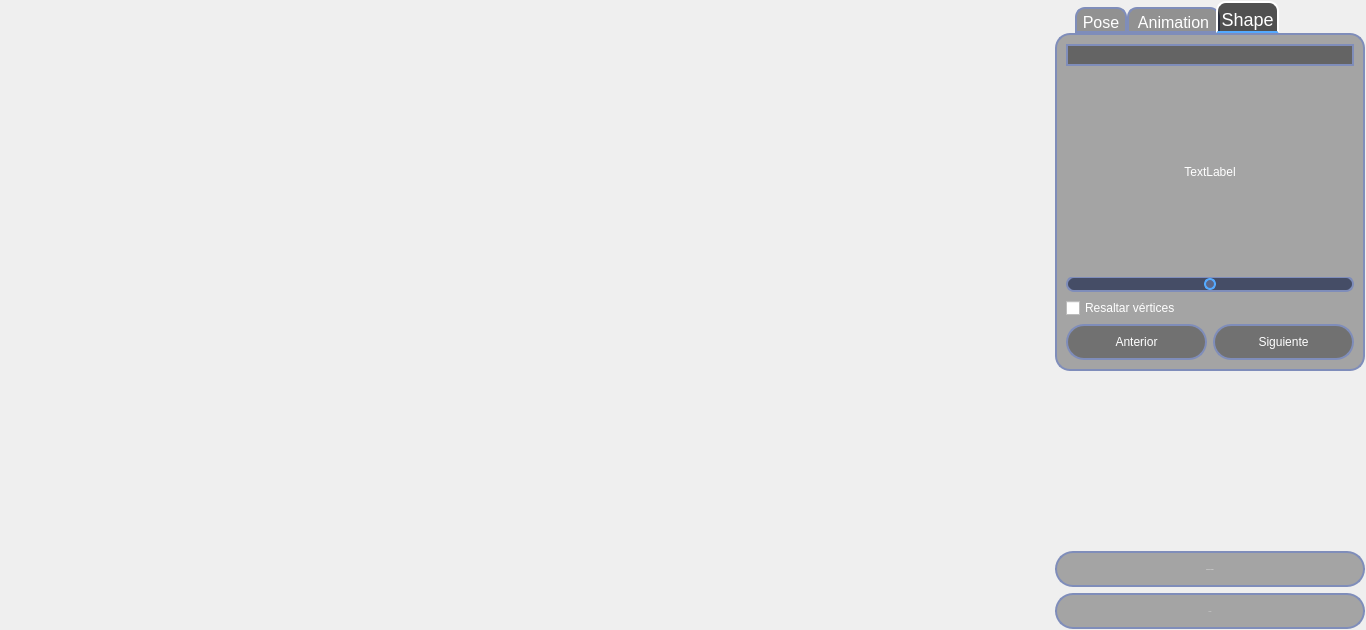
<?xml version="1.0" encoding="UTF-8"?>
<ui version="4.0">
 <class>OnlyMesh</class>
 <widget class="QWidget" name="OnlyMesh">
  <property name="geometry">
   <rect>
    <x>0</x>
    <y>0</y>
    <width>1366</width>
    <height>630</height>
   </rect>
  </property>
  <property name="windowTitle">
   <string>Form</string>
  </property>
  <property name="styleSheet">
   <string notr="true">QLabel {
background-color: none;
color: #FFF;
font: 16px &quot;Open Sans&quot;
}

/* ========================&gt; SLIDERS*/
QSlider {
background-color: none;
color: #FFF;
font: 16px &quot;Open Sans&quot;
}
QSlider::groove:horizontal {
    border: 2px solid rgb(127, 141, 186);
	border-radius: 8px;
    height:8px; /* the groove expands to the size of the slider by default. by giving it a height, it has a fixed size */
    background: rgb(69, 77, 102);
    margin: 2px 0;
	padding:2px;
}
QSlider::handle:horizontal {
    background: rgb(93, 103, 136);
    border: 2px solid rgb(85, 170, 255);
	border-radius: 6px;
    width: 8px;
    margin: -2px 0; /* handle is placed by default on the contents rect of the groove. Expand outside the groove */
}
QSlider::handle:horizontal:hover {
	border-color:rgb(85, 170, 255);
	background-color: rgb(0, 0, 0, 80);	
}

QSlider::handle:horizontal:pressed {
	border-color:rgb(255, 170, 0);
	background-color: rgb(0, 0, 0, 80);
}

/* ========================&gt; PUSH BUTTONS*/
QPushButton{
border-width: 2px;
border-style: solid;
border-color: rgb(127, 141, 186);
border-radius: 18px;
color: #FFF;
background-color:rgb(0, 0, 0, 80);
padding-left: 20px;
padding-right: 20px;
padding-top: 5px;
padding-bottom: 5px;
font: 16px &quot;Open Sans&quot;
}
QPushButton:hover{
border-color:rgb(85, 170, 255);
background-color: rgb(0, 0, 0, 120);
}

QPushButton:pressed{
border-color:rgb(255, 170, 0);
background-color: rgb(0, 0, 0, 150);
}

QPushButton:disabled{
color: rgb(132, 132, 132);
background-color: rgb(0, 0, 0, 180);
}


/* ========================&gt; TABS*/
QTabWidget {
background-color: rgba(0,0,0,80);
color: #FFF;
font: &quot;Open Sans&quot;;  
}
QTabWidget::pane { /* The tab widget frame */
    border: 2px solid rgb(127, 141, 186);
	border-radius: 15px;
	background-color:  rgba(0,0,0,80);
	font: &quot;Open Sans&quot;;
}

QTabWidget::tab-bar {
    left: 20px; /* move to the right by 5px */
	font: &quot;Open Sans&quot;;
}

/* Style the tab using the tab sub-control. Note that
    it reads QTabBar _not_ QTabWidget  Son las pestanas Pose, Animation, Shape*/
QTabBar::tab {
    border: 2px solid rgb(127, 141, 186);
    border-bottom-color:  rgb(127, 141, 186); /* same as the pane color */
    border-top-left-radius: 10px;
    border-top-right-radius: 10px;
    min-width: 8ex;
    padding: 2px;
	padding-bottom: -3px;
	font:14px &quot;Open Sans&quot;;
	color: #FFF;
}

QTabBar::tab:selected, QTabBar::tab:hover {
    background: rgba(0, 0, 0, 170);
}

QTabBar::tab:selected {
    border-color: #FFF;
    border-bottom-color:rgb(85, 170, 255); /* same as pane color */
	/* make use of negative margins for overlapping tabs */
	/* expand/overlap to the left and right by 4px */
	margin-left: -4px;
    margin-right: -4px;
	font-size:18px;
}

QTabBar::tab:!selected {
	background: rgba(0, 0, 0, 100);
    margin-top: 6 px; /* make non-selected tabs look smaller */
	font-size:16px
}

QTabBar::tab:first:selected {
    margin-left: 0; /* the first selected tab has nothing to overlap with on the left */
}

QTabBar::tab:last:selected {
    margin-right: 0; /* the last selected tab has nothing to overlap with on the right */
}

QTabBar::tab:only-one {
    margin: 0; /* if there is only one tab, we don't want overlapping margins */
}


/* ========================&gt; COMBO BOXES*/
QComboBox {
    border: 2px solid rgb(127, 141, 186);
    border-radius: 13px;
    padding: 1px 18px 1px 7px;
    min-width: 6em;
	background-color: rgba(0, 0, 0, 100); 
	color: #FFF;
	font: 14px &quot;Open Sans&quot;
}
QComboBox:on { /* shift the text when the popup opens */
    padding-top: 3px;
    padding-left: 6px;
	border-color:rgb(85, 170, 255);
    background-color:rgba(0, 0, 0,130);
	color: #FFF;
}

QComboBox::drop-down {
    subcontrol-origin: padding;
    subcontrol-position: top right;
    width: 15px;
    border-left-width: 0px;
    border-left-color: rgb(85, 170, 255);
    border-left-style: solid; /* just a single line */
    border-top-right-radius: 3px; /* same radius as the QComboBox */
    border-bottom-right-radius: 3px;
	color: #FFF;
	font: 12px &quot;Open Sans&quot;
}

QComboBox::down-arrow {
    image: url(&quot;images/down-arrow.png&quot;);
	padding-right: 3px;
}

/* shift the arrow when popup is open */
QComboBox::down-arrow:on { 
    image: url(&quot;images/up-arrow.png&quot;); 
   
}

/*Con esto seteo el fondo y la letra de las opciones que se despliegan*/
QComboBox QAbstractItemView {
    border: 2px solid  rgb(85, 170, 255);
    selection-background-color: rgb(0, 132, 198);	
	background-color: rgba(0, 0, 0,70 );
	color: #FFF;
}

/* Sets up scrollbar size, border, color */
QScrollBar:vertical {
border: 1px solid rgb(127, 141, 186);
border-radius: 5px;
background: black;
width: 12px;
/* margin sets up how far the handle can travel*/

margin-left: 0px;
margin-right: 2px;
margin-top: 2px;
margin-bottom: 2px;
/*margin: 0px 0px 0px 0px;*/
}

/* Sets up the color and height of handle */
QScrollBar::handle:vertical {
border: 1px rgb(85, 170, 255);
border-radius: 4px;
width:10px;
background: rgb(127, 141, 186);
min-height: 48px;
}

QScrollBar::handle:vertical:pressed {
	background:qlineargradient(spread:pad, x1:0, y1:0, x2:1, y2:1, stop:0 rgba(0, 170, 255, 255), stop:1 rgba(0, 255, 255, 255));
}

/* This remvoes the bottom button by setting the height to 0px */
QScrollBar::add-line:vertical {
height: 0px;
subcontrol-position: bottom;
subcontrol-origin: margin;
}

/* This remvoes the top button by setting the height to 0px */
QScrollBar::sub-line:vertical {
height: 0px;
subcontrol-position: top;
subcontrol-origin: margin;
}

/* need this to get rid of crosshatching on scrollbar background */
QScrollBar::add-page:vertical, QScrollBar::sub-page:vertical {
background: none;
}






/* ========================&gt; CHECK BOXES*/

QCheckBox{
	background-color: none;
	color: #FFF;
	font: 12px &quot;Open Sans&quot;
}
</string>
  </property>
  <layout class="QHBoxLayout" name="horizontalLayout">
   <property name="spacing">
    <number>6</number>
   </property>
   <property name="leftMargin">
    <number>5</number>
   </property>
   <property name="topMargin">
    <number>1</number>
   </property>
   <property name="rightMargin">
    <number>1</number>
   </property>
   <property name="bottomMargin">
    <number>1</number>
   </property>
   <item>
    <spacer name="horizontalSpacer_2">
     <property name="orientation">
      <enum>Qt::Horizontal</enum>
     </property>
     <property name="sizeType">
      <enum>QSizePolicy::Minimum</enum>
     </property>
     <property name="sizeHint" stdset="0">
      <size>
       <width>10</width>
       <height>20</height>
      </size>
     </property>
    </spacer>
   </item>
   <item>
    <layout class="QVBoxLayout" name="verticalLayout_3">
     <property name="spacing">
      <number>0</number>
     </property>
     <item>
      <spacer name="verticalSpacer_2">
       <property name="orientation">
        <enum>Qt::Vertical</enum>
       </property>
       <property name="sizeHint" stdset="0">
        <size>
         <width>20</width>
         <height>500</height>
        </size>
       </property>
      </spacer>
     </item>
     <item>
      <widget class="QLabel" name="img_label">
       <property name="sizePolicy">
        <sizepolicy hsizetype="Minimum" vsizetype="Minimum">
         <horstretch>0</horstretch>
         <verstretch>0</verstretch>
        </sizepolicy>
       </property>
       <property name="minimumSize">
        <size>
         <width>1000</width>
         <height>563</height>
        </size>
       </property>
       <property name="maximumSize">
        <size>
         <width>16777215</width>
         <height>16777215</height>
        </size>
       </property>
       <property name="text">
        <string/>
       </property>
      </widget>
     </item>
     <item>
      <spacer name="verticalSpacer_3">
       <property name="orientation">
        <enum>Qt::Vertical</enum>
       </property>
       <property name="sizeHint" stdset="0">
        <size>
         <width>20</width>
         <height>500</height>
        </size>
       </property>
      </spacer>
     </item>
    </layout>
   </item>
   <item>
    <spacer name="horizontalSpacer">
     <property name="orientation">
      <enum>Qt::Horizontal</enum>
     </property>
     <property name="sizeType">
      <enum>QSizePolicy::Minimum</enum>
     </property>
     <property name="sizeHint" stdset="0">
      <size>
       <width>10</width>
       <height>20</height>
      </size>
     </property>
    </spacer>
   </item>
   <item>
    <layout class="QVBoxLayout" name="verticalLayout_5">
     <item>
      <widget class="QTabWidget" name="tabWidget_2">
       <property name="minimumSize">
        <size>
         <width>310</width>
         <height>370</height>
        </size>
       </property>
       <property name="maximumSize">
        <size>
         <width>310</width>
         <height>16777215</height>
        </size>
       </property>
       <property name="font">
        <font>
         <pointsize>14</pointsize>
         <weight>50</weight>
         <italic>false</italic>
         <bold>false</bold>
        </font>
       </property>
       <property name="currentIndex">
        <number>2</number>
       </property>
       <widget class="QWidget" name="pose_tab_2">
        <attribute name="title">
         <string>Pose</string>
        </attribute>
        <layout class="QHBoxLayout" name="horizontalLayout_2">
         <property name="spacing">
          <number>0</number>
         </property>
         <property name="leftMargin">
          <number>9</number>
         </property>
         <property name="topMargin">
          <number>9</number>
         </property>
         <property name="rightMargin">
          <number>9</number>
         </property>
         <property name="bottomMargin">
          <number>9</number>
         </property>
         <item>
          <layout class="QVBoxLayout" name="verticalLayout_6">
           <property name="spacing">
            <number>0</number>
           </property>
           <item>
            <widget class="QLabel" name="txt_rotXZ_2">
             <property name="minimumSize">
              <size>
               <width>209</width>
               <height>0</height>
              </size>
             </property>
             <property name="font">
              <font>
               <family>Open Sans</family>
               <pointsize>-1</pointsize>
               <weight>50</weight>
               <italic>false</italic>
               <bold>false</bold>
              </font>
             </property>
             <property name="text">
              <string>Rotar XZ</string>
             </property>
             <property name="alignment">
              <set>Qt::AlignBottom|Qt::AlignHCenter</set>
             </property>
            </widget>
           </item>
           <item>
            <widget class="QSlider" name="rotar_XZ_2">
             <property name="minimum">
              <number>-3141</number>
             </property>
             <property name="maximum">
              <number>3141</number>
             </property>
             <property name="value">
              <number>0</number>
             </property>
             <property name="orientation">
              <enum>Qt::Horizontal</enum>
             </property>
            </widget>
           </item>
           <item>
            <widget class="QLabel" name="txt_rotXY_2">
             <property name="maximumSize">
              <size>
               <width>16777215</width>
               <height>16777215</height>
              </size>
             </property>
             <property name="font">
              <font>
               <family>Open Sans</family>
               <pointsize>-1</pointsize>
               <weight>50</weight>
               <italic>false</italic>
               <bold>false</bold>
              </font>
             </property>
             <property name="text">
              <string>Rotar XY</string>
             </property>
             <property name="alignment">
              <set>Qt::AlignBottom|Qt::AlignHCenter</set>
             </property>
            </widget>
           </item>
           <item>
            <widget class="QSlider" name="rotar_XY_2">
             <property name="minimum">
              <number>-3141</number>
             </property>
             <property name="maximum">
              <number>3141</number>
             </property>
             <property name="value">
              <number>3141</number>
             </property>
             <property name="orientation">
              <enum>Qt::Horizontal</enum>
             </property>
            </widget>
           </item>
           <item>
            <widget class="QLabel" name="txt_rotYZ_2">
             <property name="font">
              <font>
               <family>Open Sans</family>
               <pointsize>-1</pointsize>
               <weight>50</weight>
               <italic>false</italic>
               <bold>false</bold>
              </font>
             </property>
             <property name="text">
              <string>Rotar YZ</string>
             </property>
             <property name="alignment">
              <set>Qt::AlignBottom|Qt::AlignHCenter</set>
             </property>
            </widget>
           </item>
           <item>
            <widget class="QSlider" name="rotar_YZ_2">
             <property name="minimum">
              <number>-3141</number>
             </property>
             <property name="maximum">
              <number>3141</number>
             </property>
             <property name="value">
              <number>0</number>
             </property>
             <property name="orientation">
              <enum>Qt::Horizontal</enum>
             </property>
            </widget>
           </item>
           <item>
            <widget class="QLabel" name="txt_trasX_2">
             <property name="font">
              <font>
               <family>Open Sans</family>
               <pointsize>-1</pointsize>
               <weight>50</weight>
               <italic>false</italic>
               <bold>false</bold>
              </font>
             </property>
             <property name="text">
              <string>Trasladar X</string>
             </property>
             <property name="alignment">
              <set>Qt::AlignBottom|Qt::AlignHCenter</set>
             </property>
            </widget>
           </item>
           <item>
            <widget class="QSlider" name="trasladar_X_2">
             <property name="minimum">
              <number>-1000</number>
             </property>
             <property name="maximum">
              <number>1000</number>
             </property>
             <property name="orientation">
              <enum>Qt::Horizontal</enum>
             </property>
            </widget>
           </item>
           <item>
            <widget class="QLabel" name="txt_trasY_2">
             <property name="font">
              <font>
               <family>Open Sans</family>
               <pointsize>-1</pointsize>
               <weight>50</weight>
               <italic>false</italic>
               <bold>false</bold>
              </font>
             </property>
             <property name="text">
              <string>Trasladar Y</string>
             </property>
             <property name="alignment">
              <set>Qt::AlignBottom|Qt::AlignHCenter</set>
             </property>
            </widget>
           </item>
           <item>
            <widget class="QSlider" name="trasladar_Y_2">
             <property name="minimum">
              <number>-1000</number>
             </property>
             <property name="maximum">
              <number>1000</number>
             </property>
             <property name="singleStep">
              <number>0</number>
             </property>
             <property name="value">
              <number>0</number>
             </property>
             <property name="orientation">
              <enum>Qt::Horizontal</enum>
             </property>
            </widget>
           </item>
           <item>
            <widget class="QLabel" name="txt_trasZ_2">
             <property name="font">
              <font>
               <family>Open Sans</family>
               <pointsize>-1</pointsize>
               <weight>50</weight>
               <italic>false</italic>
               <bold>false</bold>
              </font>
             </property>
             <property name="text">
              <string>Trasladar Z</string>
             </property>
             <property name="alignment">
              <set>Qt::AlignBottom|Qt::AlignHCenter</set>
             </property>
            </widget>
           </item>
           <item>
            <widget class="QSlider" name="trasladar_Z_2">
             <property name="minimum">
              <number>100</number>
             </property>
             <property name="maximum">
              <number>1500</number>
             </property>
             <property name="value">
              <number>800</number>
             </property>
             <property name="sliderPosition">
              <number>800</number>
             </property>
             <property name="orientation">
              <enum>Qt::Horizontal</enum>
             </property>
            </widget>
           </item>
          </layout>
         </item>
        </layout>
       </widget>
       <widget class="QWidget" name="animation_tab_2">
        <attribute name="title">
         <string>Animation</string>
        </attribute>
        <layout class="QHBoxLayout" name="horizontalLayout_5">
         <item>
          <layout class="QVBoxLayout" name="verticalLayout">
           <item>
            <widget class="QComboBox" name="animation_list_2">
             <property name="font">
              <font>
               <family>Open Sans</family>
               <pointsize>-1</pointsize>
               <weight>50</weight>
               <italic>false</italic>
               <bold>false</bold>
              </font>
             </property>
             <property name="currentText">
              <string/>
             </property>
            </widget>
           </item>
           <item>
            <widget class="QLabel" name="animation_txt_2">
             <property name="layoutDirection">
              <enum>Qt::LeftToRight</enum>
             </property>
             <property name="text">
              <string>TextLabel</string>
             </property>
             <property name="alignment">
              <set>Qt::AlignCenter</set>
             </property>
            </widget>
           </item>
           <item>
            <widget class="QSlider" name="animation_slider_2">
             <property name="minimum">
              <number>-200</number>
             </property>
             <property name="maximum">
              <number>200</number>
             </property>
             <property name="orientation">
              <enum>Qt::Horizontal</enum>
             </property>
            </widget>
           </item>
           <item>
            <widget class="QCheckBox" name="animation_checkbox_2">
             <property name="text">
              <string>Resaltar vértices</string>
             </property>
            </widget>
           </item>
           <item>
            <layout class="QHBoxLayout" name="horizontalLayout_3">
             <item>
              <widget class="QPushButton" name="animation_back_2">
               <property name="minimumSize">
                <size>
                 <width>0</width>
                 <height>36</height>
                </size>
               </property>
               <property name="maximumSize">
                <size>
                 <width>16777215</width>
                 <height>36</height>
                </size>
               </property>
               <property name="text">
                <string>Anterior</string>
               </property>
              </widget>
             </item>
             <item>
              <widget class="QPushButton" name="animation_next_2">
               <property name="minimumSize">
                <size>
                 <width>0</width>
                 <height>36</height>
                </size>
               </property>
               <property name="maximumSize">
                <size>
                 <width>16777215</width>
                 <height>36</height>
                </size>
               </property>
               <property name="text">
                <string>Siguiente</string>
               </property>
              </widget>
             </item>
            </layout>
           </item>
          </layout>
         </item>
        </layout>
       </widget>
       <widget class="QWidget" name="shape_tab_2">
        <attribute name="title">
         <string>Shape</string>
        </attribute>
        <layout class="QHBoxLayout" name="horizontalLayout_6">
         <item>
          <layout class="QVBoxLayout" name="verticalLayout_2">
           <item>
            <widget class="QComboBox" name="shape_list_2">
             <property name="font">
              <font>
               <family>Open Sans</family>
               <pointsize>-1</pointsize>
               <weight>50</weight>
               <italic>false</italic>
               <bold>false</bold>
              </font>
             </property>
             <property name="currentText">
              <string/>
             </property>
            </widget>
           </item>
           <item>
            <widget class="QLabel" name="shape_txt_2">
             <property name="layoutDirection">
              <enum>Qt::LeftToRight</enum>
             </property>
             <property name="text">
              <string>TextLabel</string>
             </property>
             <property name="alignment">
              <set>Qt::AlignCenter</set>
             </property>
            </widget>
           </item>
           <item>
            <widget class="QSlider" name="shape_slider_2">
             <property name="minimum">
              <number>-150</number>
             </property>
             <property name="maximum">
              <number>150</number>
             </property>
             <property name="orientation">
              <enum>Qt::Horizontal</enum>
             </property>
            </widget>
           </item>
           <item>
            <widget class="QCheckBox" name="shape_checkbox_2">
             <property name="text">
              <string>Resaltar vértices</string>
             </property>
            </widget>
           </item>
           <item>
            <layout class="QHBoxLayout" name="horizontalLayout_4">
             <item>
              <widget class="QPushButton" name="shape_back_2">
               <property name="minimumSize">
                <size>
                 <width>0</width>
                 <height>36</height>
                </size>
               </property>
               <property name="maximumSize">
                <size>
                 <width>16777215</width>
                 <height>36</height>
                </size>
               </property>
               <property name="text">
                <string>Anterior</string>
               </property>
              </widget>
             </item>
             <item>
              <widget class="QPushButton" name="shape_next_2">
               <property name="minimumSize">
                <size>
                 <width>0</width>
                 <height>36</height>
                </size>
               </property>
               <property name="maximumSize">
                <size>
                 <width>16777215</width>
                 <height>36</height>
                </size>
               </property>
               <property name="text">
                <string>Siguiente</string>
               </property>
              </widget>
             </item>
            </layout>
           </item>
          </layout>
         </item>
        </layout>
       </widget>
      </widget>
     </item>
     <item>
      <spacer name="verticalSpacer">
       <property name="orientation">
        <enum>Qt::Vertical</enum>
       </property>
       <property name="sizeHint" stdset="0">
        <size>
         <width>20</width>
         <height>40</height>
        </size>
       </property>
      </spacer>
     </item>
     <item>
      <widget class="QPushButton" name="boton_reset_2">
       <property name="sizePolicy">
        <sizepolicy hsizetype="Preferred" vsizetype="Preferred">
         <horstretch>0</horstretch>
         <verstretch>0</verstretch>
        </sizepolicy>
       </property>
       <property name="minimumSize">
        <size>
         <width>310</width>
         <height>36</height>
        </size>
       </property>
       <property name="maximumSize">
        <size>
         <width>310</width>
         <height>36</height>
        </size>
       </property>
       <property name="font">
        <font>
         <family>Open Sans</family>
         <pointsize>-1</pointsize>
         <weight>50</weight>
         <italic>false</italic>
         <bold>false</bold>
        </font>
       </property>
       <property name="text">
        <string>Reiniciar Modelo</string>
       </property>
      </widget>
     </item>
     <item>
      <widget class="QPushButton" name="key_frame_ready_2">
       <property name="minimumSize">
        <size>
         <width>310</width>
         <height>36</height>
        </size>
       </property>
       <property name="maximumSize">
        <size>
         <width>310</width>
         <height>36</height>
        </size>
       </property>
       <property name="font">
        <font>
         <family>Open Sans</family>
         <pointsize>-1</pointsize>
         <weight>50</weight>
         <italic>false</italic>
         <bold>false</bold>
        </font>
       </property>
       <property name="text">
        <string>LISTO</string>
       </property>
      </widget>
     </item>
    </layout>
   </item>
  </layout>
 </widget>
 <resources/>
 <connections/>
</ui>
